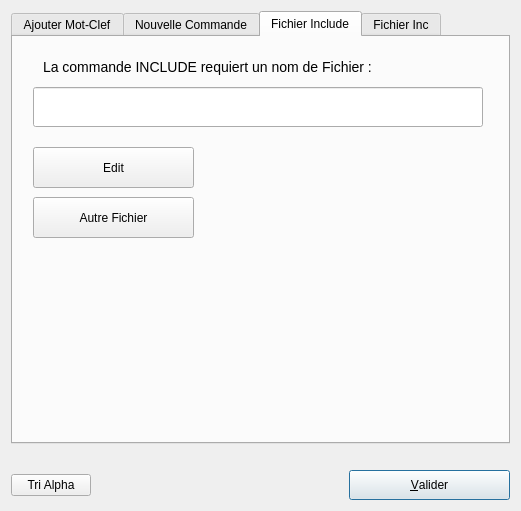
<ui version="4.0" >
 <class>DInc1</class>
 <widget class="QWidget" name="DInc1" >
  <property name="geometry" >
   <rect>
    <x>0</x>
    <y>0</y>
    <width>521</width>
    <height>511</height>
   </rect>
  </property>
  <property name="minimumSize" >
   <size>
    <width>505</width>
    <height>0</height>
   </size>
  </property>
  <property name="windowTitle" >
   <string>DMacro</string>
  </property>
  <layout class="QGridLayout" >
   <item row="1" column="0" colspan="3" >
    <widget class="QLabel" name="Commentaire" >
     <property name="text" >
      <string/>
     </property>
     <property name="wordWrap" >
      <bool>false</bool>
     </property>
    </widget>
   </item>
   <item row="0" column="0" colspan="3" >
    <widget class="QTabWidget" name="TWChoix" >
     <property name="currentIndex" >
      <number>2</number>
     </property>
     <widget class="QWidget" name="MotClef" >
      <attribute name="title" >
       <string>Ajouter Mot-Clef</string>
      </attribute>
      <layout class="QGridLayout" >
       <item row="1" column="0" >
        <widget class="QListWidget" name="LBMCPermis" >
         <property name="minimumSize" >
          <size>
           <width>0</width>
           <height>0</height>
          </size>
         </property>
        </widget>
       </item>
       <item row="0" column="0" >
        <widget class="QLabel" name="textLabel1" >
         <property name="minimumSize" >
          <size>
           <width>0</width>
           <height>0</height>
          </size>
         </property>
         <property name="text" >
          <string>&lt;h3>&lt;p align="center">&lt;u>&lt;b>Mots Clefs Permis&lt;/b>&lt;/u>&lt;/p>&lt;/h3></string>
         </property>
         <property name="wordWrap" >
          <bool>false</bool>
         </property>
        </widget>
       </item>
       <item row="1" column="1" >
        <widget class="QListWidget" name="LBRegles" />
       </item>
       <item row="0" column="1" >
        <widget class="QLabel" name="textLabel1_2" >
         <property name="text" >
          <string>&lt;h3>&lt;p align="center">&lt;u>&lt;b>Régles&lt;/b>&lt;/u>&lt;/p>&lt;/h3></string>
         </property>
         <property name="wordWrap" >
          <bool>false</bool>
         </property>
        </widget>
       </item>
      </layout>
     </widget>
     <widget class="QWidget" name="Commande" >
      <attribute name="title" >
       <string>Nouvelle Commande</string>
      </attribute>
      <layout class="QGridLayout" name="gridLayout_2" >
       <item row="0" column="0" colspan="3" >
        <widget class="QLabel" name="textLabel1_4" >
         <property name="text" >
          <string>&lt;b>&lt;u>Commandes :&lt;/u>&lt;/b></string>
         </property>
         <property name="wordWrap" >
          <bool>false</bool>
         </property>
        </widget>
       </item>
       <item rowspan="2" row="0" column="3" >
        <widget class="QGroupBox" name="groupBox" >
         <property name="title" >
          <string>Affichage</string>
         </property>
         <layout class="QGridLayout" name="gridLayout" >
          <item row="0" column="0" >
           <widget class="QRadioButton" name="RBalpha" >
            <property name="text" >
             <string>alphabétique</string>
            </property>
            <property name="checked" >
             <bool>true</bool>
            </property>
           </widget>
          </item>
          <item row="1" column="0" >
           <widget class="QRadioButton" name="RBGroupe" >
            <property name="text" >
             <string>par groupe</string>
            </property>
           </widget>
          </item>
         </layout>
        </widget>
       </item>
       <item row="1" column="0" >
        <widget class="QLabel" name="textLabel6" >
         <property name="minimumSize" >
          <size>
           <width>50</width>
           <height>30</height>
          </size>
         </property>
         <property name="text" >
          <string>Filtre</string>
         </property>
         <property name="wordWrap" >
          <bool>false</bool>
         </property>
        </widget>
       </item>
       <item row="1" column="1" >
        <widget class="QLineEdit" name="LEFiltre" >
         <property name="minimumSize" >
          <size>
           <width>160</width>
           <height>30</height>
          </size>
         </property>
        </widget>
       </item>
       <item row="1" column="2" >
        <widget class="QPushButton" name="BNext" >
         <property name="text" >
          <string>Suivant</string>
         </property>
        </widget>
       </item>
       <item row="2" column="0" colspan="4" >
        <widget class="QListWidget" name="LBNouvCommande" />
       </item>
       <item row="3" column="0" colspan="4" >
        <widget class="QLabel" name="textLabel4" >
         <property name="text" >
          <string>La commande choisie sera ajoutée APRES la commande courante</string>
         </property>
         <property name="wordWrap" >
          <bool>false</bool>
         </property>
        </widget>
       </item>
      </layout>
     </widget>
     <widget class="QWidget" name="maPageOk" >
      <attribute name="title" >
       <string>Fichier Include</string>
      </attribute>
      <widget class="QLabel" name="textLabel1_3" >
       <property name="geometry" >
        <rect>
         <x>30</x>
         <y>10</y>
         <width>440</width>
         <height>41</height>
        </rect>
       </property>
       <property name="text" >
        <string>&lt;font size="+1">La commande INCLUDE requiert un nom de Fichier :&lt;/font></string>
       </property>
       <property name="wordWrap" >
        <bool>false</bool>
       </property>
      </widget>
      <widget class="QLineEdit" name="LENomFichier" >
       <property name="geometry" >
        <rect>
         <x>20</x>
         <y>50</y>
         <width>450</width>
         <height>40</height>
        </rect>
       </property>
       <property name="sizePolicy" >
        <sizepolicy vsizetype="Fixed" hsizetype="Fixed" >
         <horstretch>0</horstretch>
         <verstretch>0</verstretch>
        </sizepolicy>
       </property>
       <property name="minimumSize" >
        <size>
         <width>450</width>
         <height>40</height>
        </size>
       </property>
      </widget>
      <widget class="QPushButton" name="BBrowse" >
       <property name="geometry" >
        <rect>
         <x>20</x>
         <y>110</y>
         <width>161</width>
         <height>41</height>
        </rect>
       </property>
       <property name="sizePolicy" >
        <sizepolicy vsizetype="Fixed" hsizetype="Fixed" >
         <horstretch>0</horstretch>
         <verstretch>0</verstretch>
        </sizepolicy>
       </property>
       <property name="text" >
        <string>Edit</string>
       </property>
      </widget>
      <widget class="QPushButton" name="BChangeFile" >
       <property name="geometry" >
        <rect>
         <x>20</x>
         <y>160</y>
         <width>161</width>
         <height>41</height>
        </rect>
       </property>
       <property name="sizePolicy" >
        <sizepolicy vsizetype="Fixed" hsizetype="Fixed" >
         <horstretch>0</horstretch>
         <verstretch>0</verstretch>
        </sizepolicy>
       </property>
       <property name="text" >
        <string>Autre Fichier</string>
       </property>
      </widget>
     </widget>
     <widget class="QWidget" name="maPageBad" >
      <attribute name="title" >
       <string>Fichier Inc</string>
      </attribute>
      <layout class="QGridLayout" >
       <item row="0" column="0" >
        <widget class="QLabel" name="textLabel1_5" >
         <property name="text" >
          <string>&lt;!DOCTYPE HTML PUBLIC "-//W3C//DTD HTML 4.0//EN" "http://www.w3.org/TR/REC-html40/strict.dtd">
&lt;html>&lt;head>&lt;meta name="qrichtext" content="1" />&lt;style type="text/css">
p, li { white-space: pre-wrap; }
&lt;/style>&lt;/head>&lt;body style=" font-family:'Sans Serif'; font-size:9pt; font-weight:400; font-style:normal;">
&lt;p align="center" style=" margin-top:12px; margin-bottom:12px; margin-left:0px; margin-right:0px; -qt-block-indent:0; text-indent:0px; font-size:large;">&lt;span style=" font-size:11pt; font-weight:600;">La commande INCLUDE n'a pas de fichier associé. &lt;/span>&lt;/p>
&lt;p align="center" style=" margin-top:12px; margin-bottom:12px; margin-left:0px; margin-right:0px; -qt-block-indent:0; text-indent:0px; font-size:11pt; font-weight:600;">&lt;span style=" font-size:large;">Il faut d'abord choisir un numéro d'unité&lt;/span>&lt;/p>&lt;/body>&lt;/html></string>
         </property>
         <property name="wordWrap" >
          <bool>false</bool>
         </property>
        </widget>
       </item>
      </layout>
     </widget>
    </widget>
   </item>
   <item row="2" column="0" >
    <widget class="QPushButton" name="BAlpha" >
     <property name="text" >
      <string>Tri Alpha</string>
     </property>
    </widget>
   </item>
   <item row="2" column="2" >
    <widget class="QPushButton" name="bOk" >
     <property name="minimumSize" >
      <size>
       <width>161</width>
       <height>30</height>
      </size>
     </property>
     <property name="toolTip" >
      <string>validation de la saisie</string>
     </property>
     <property name="text" >
      <string>&amp;Valider</string>
     </property>
     <property name="shortcut" >
      <string>Shift+A, Alt+A, Alt+A, Alt+A</string>
     </property>
     <property name="autoDefault" >
      <bool>true</bool>
     </property>
     <property name="default" >
      <bool>true</bool>
     </property>
    </widget>
   </item>
   <item row="2" column="1" >
    <spacer name="horizontalSpacer" >
     <property name="orientation" >
      <enum>Qt::Horizontal</enum>
     </property>
     <property name="sizeHint" stdset="0" >
      <size>
       <width>40</width>
       <height>20</height>
      </size>
     </property>
    </spacer>
   </item>
  </layout>
 </widget>
 <layoutdefault spacing="6" margin="11" />
 <pixmapfunction>qPixmapFromMimeSource</pixmapfunction>
 <tabstops>
  <tabstop>LEFiltre</tabstop>
  <tabstop>LENomFichier</tabstop>
  <tabstop>TWChoix</tabstop>
  <tabstop>LBMCPermis</tabstop>
  <tabstop>LBRegles</tabstop>
  <tabstop>LBNouvCommande</tabstop>
  <tabstop>RBalpha</tabstop>
  <tabstop>BBrowse</tabstop>
  <tabstop>BChangeFile</tabstop>
 </tabstops>
 <resources/>
 <connections/>
</ui>
